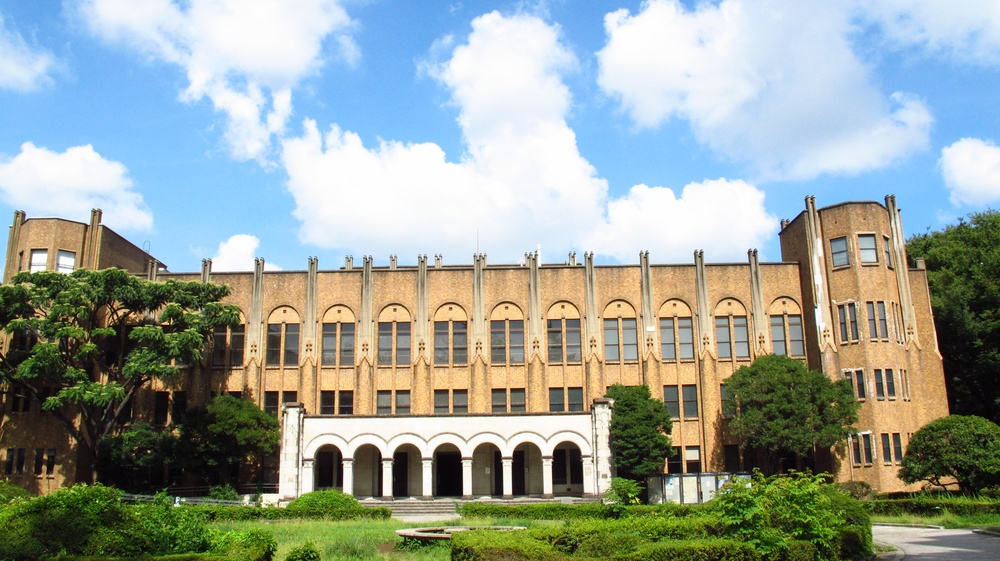
#> input picture test.JPG, 1000 x 561 px, shrunk from 3648 x 2048 before the run, found by its file name
$ python fundamental_function.py
#> lines starting #> are read from the running program, lines starting #| are printed output that depends on the picture
import cv2
import numpy as np
from pylab import *
import matplotlib.pyplot as plt
img=cv2.imread(r'C:\Users\max21\Desktop\Python\OpenCV\test.jpg')
#> img is the input picture: shape (561, 1000, 3); mean B, G, R 153.7, 161.6, 151.7
gra = cv2.cvtColor(img, cv2.COLOR_BGR2GRAY)
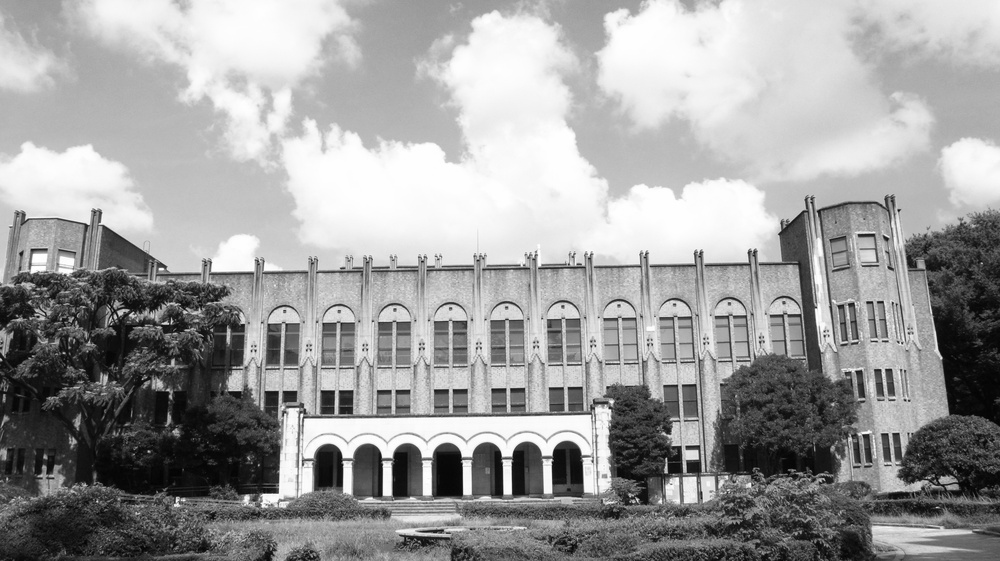
#> gra: shape (561, 1000); min 1, max 255, mean 157.7
plt.imshow(gra,cmap='gray')
plt.imshow(img)
plt.show()
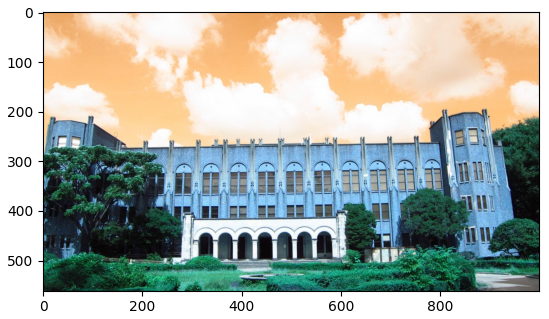
#> figure drawn by matplotlib, 1 panel; B, G, R data is drawn as R, G, B
